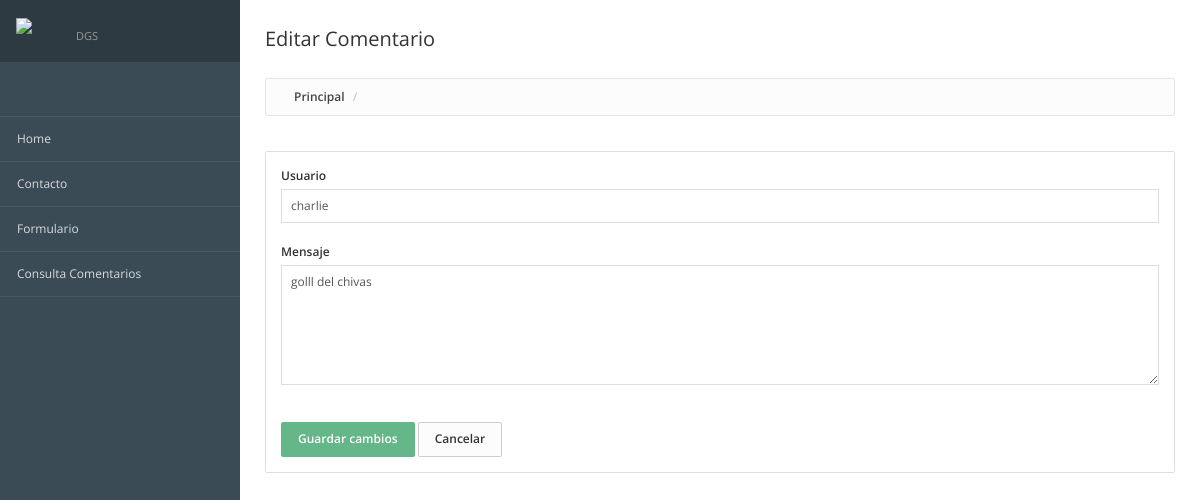
Before: /formEditarComentario/3/ with the older database file.
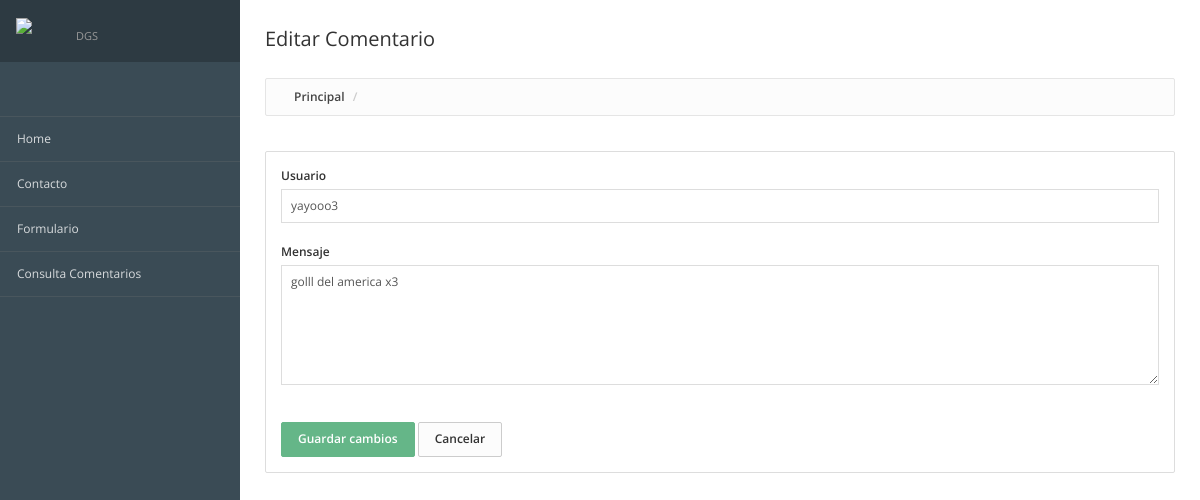
After: the same page with the newer database file.
### registros/models.py (models this page shows, shortened)
class ComentarioContacto(models.Model):
    id = models.AutoField(primary_key=True, verbose_name="Clave")
    usuario = models.TextField(verbose_name="Usuario")
    mensaje = models.TextField(verbose_name="Comentario")
    created = models.DateTimeField(
        auto_now_add=True,
        verbose_name="Registrado"
    )
    class Meta:
        verbose_name = "Comentario Contacto"
        verbose_name_plural = "Comentarios Contactos"
        ordering = ["-created"]

### registros/views.py (the view)
def consultarComentarioIndividual(request, id):
    comentario = get_object_or_404(
        ComentarioContacto,
        id=id
    )
    form = ComentarioContactoForm(instance=comentario)
    return render(
        request,
        "registros/formEditarComentario.html",
        {
            "comentario": comentario,
            "form": form
        }
    )

### registros/forms.py
class ComentarioContactoForm(forms.ModelForm):
    class Meta:
        model = ComentarioContacto
        fields = ['usuario', 'mensaje']

### registros/templates/registros/formEditarComentario.html (shortened to what this page needs)
{% extends "inicio/encabezado.html" %}
{% load static %}
{% block encabezado_pagina %}
<div class="page-header">
    <div class="page-title">
        <h3>Editar Comentario</h3>
    </div>
</div>
{% endblock %}
{% block contenido %}
<div class="panel panel-default">
    <div class="panel-body">
        <form action="{% url 'Editar' comentario.id %}" method="POST">
            <div class="form-group">
                <label>Usuario</label>
                <input
                    type="text"
                    name="usuario"
                    class="form-control"
                    value="{{ comentario.usuario }}"
                >
            </div>
            <div class="form-group">
                <label>Mensaje</label>
                <textarea
                    name="mensaje"
                    rows="6"
                    class="form-control"
                >{{ comentario.mensaje }}</textarea>
            </div>
            <br>
            <button type="submit" class="btn btn-success">
                Guardar cambios
            </button>
            <a href="{% url 'consultaContacto' %}" class="btn btn-default">
                Cancelar
            </a>
        </form>
    </div>
</div>
{% endblock %}

Changed rows visible on the page:
changed ComentarioContacto: usuario "charlie" → "yayooo3"; mensaje "golll del chivas" → "golll del america x3"
